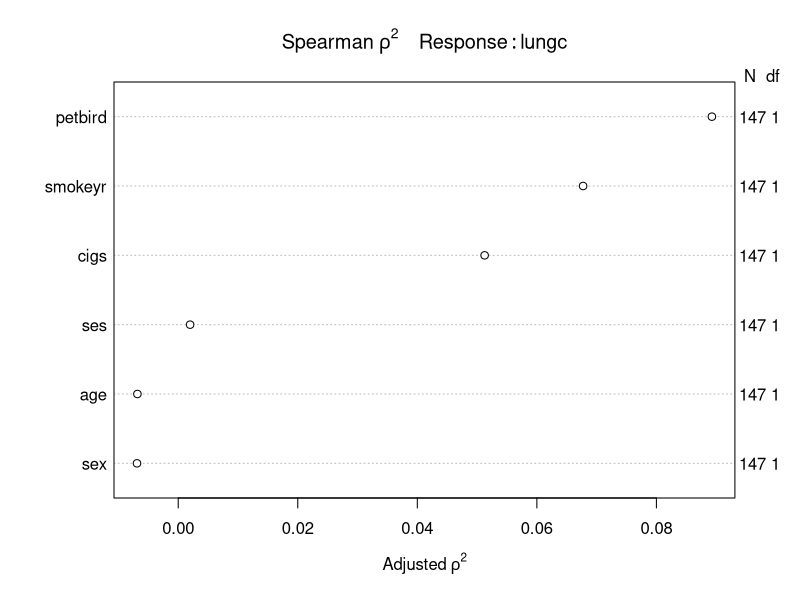

The R script that drew this image: (Note: this script raises an error after producing the figure.)
## ---- chunk 1
knitr::opts_chunk$set(comment=NA)

library(rms)
library(skimr)
library(broom)
library(tidyverse)

skim_with(numeric = list(hist = NULL), 
          integer = list(hist = NULL))

bird <- read.csv("bird.csv") %>% tbl_df
## ---- chunk 2
skim(bird)
## ---- chunk 3
plot(spearman2(lungc ~ petbird + sex + ses + 
                   cigs + smokeyr + age, data = bird))
## ---- chunk 4
model.1 <- glm(lungc ~ petbird + sex + ses + age + smokeyr,
               data = bird, family = binomial(logit))
summary(model.1)
## ---- chunk 5
exp(coef(model.1))
exp(confint(model.1))
## ---- chunk 6
m1_coeffs <- tidy(model.1, exponentiate = TRUE, conf.int = TRUE)

m1_coeffs
## ---- chunk 7
d <- datadist(bird)
options(datadist="d")

mod1_lrm <- lrm(lungc ~ petbird + sex + ses + age + smokeyr, 
             data=bird, x = TRUE, y = TRUE)
mod1_lrm
## ---- chunk 8
ggplot(Predict(mod1_lrm, fun = plogis), 
       ylab = "Est. Pr(lung cancer)")
## ---- chunk 9
model.2 <- glm(lungc ~ petbird + sex + ses + age + cigs,
               data = bird, family = "binomial")

m2_coeffs <- tidy(model.2, exponentiate = T, conf.int = T)

m2_coeffs
## ---- chunk 10
mod2_lrm <- lrm(lungc ~ petbird + sex + ses + age + cigs, 
                data = bird, x = TRUE, y = TRUE)
mod2_lrm
## ---- chunk 11
ggplot(Predict(mod2_lrm, fun = plogis), 
       ylab = "Est. Pr(lung cancer)")
## ---- chunk 12
bird <- bird %>%
    mutate(packs = cigs/20,
           packyr = packs*smokeyr)
## ---- chunk 13
model.3 <- glm(lungc ~ petbird + sex + ses + age + packyr,
               data = bird, family = "binomial")

m3_coeffs <- tidy(model.3, exponentiate = T, conf.int = T)

m3_coeffs
## ---- chunk 14
mod3_lrm <- lrm(lungc ~ petbird + sex + ses + age + packyr, 
                data = bird, x = TRUE, y = TRUE)
mod3_lrm
## ---- chunk 15
ggplot(Predict(mod2_lrm, fun = plogis), 
       ylab = "Est. Pr(lung cancer)")
